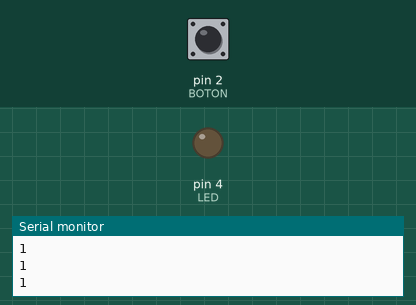
Recording of a sketch running on a simulated Arduino Uno, built with avr-gcc and run on an emulated ATmega328P. On the bench: output pins drawn as LEDs (lit = HIGH), the last lines printed to the serial monitor. The test bench sets the inputs (shaded band); at power-on: pin 2 (BOTON) HIGH.

Above: at 3.2 s.
3.3 s: pin 2 (BOTON) pulled LOW for 0.25 s
At 3.5 s:
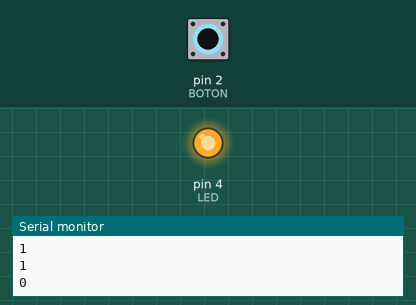
5.1 s: pin 2 (BOTON) pulled LOW for 3.2 s
At 8.7 s:
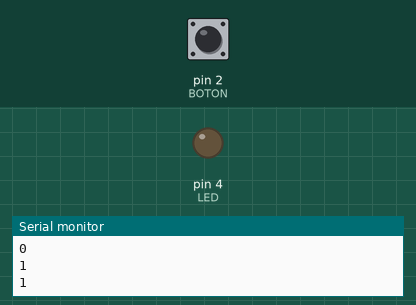
Timing chart, 0 to 10.2 s (numbered marks = the images above; inputs shaded):
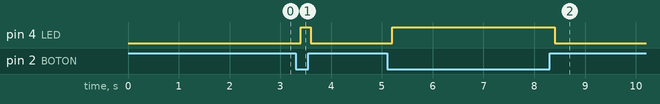

The sketch:

boton-led.ino.ino
```cpp
/*
 * ENCENDER UN LED Y PRENDER UN BOTÓN
 * Por: Armida González
 * Fecha: 18 de abril de 2022
 *
 * Este programa prende un led cuando se presiona un botón
 */


// Bibliotecas

// Constantes
const int BOTON = 2;
const int LED = 4;

// Variables
int dato;

// Definición de objetos

// Condiciones iniciales - Se ejecuta sólo una vez al energizar
void setup() {// Inicio de void setup ()
  // Aquí va tu código
  Serial.begin (115200);
  Serial.println ("Inicio");
  pinMode (BOTON, INPUT_PULLUP);//Configurar el pin del boton como entrada //INPUT, OUTPUT
  pinMode (LED, OUTPUT); // Configurar el pin del led como salida de voltaje
  //digitalWrite (LED, LOW);// Empieza con el led Apagado //1, true, HIGH, 0, false, LOW

  delay (2000);
}// Fin de void setup

// Cuerpo del programa - Se ejecuta constamente
void loop() {// Inicio de void loop
  // put your main code here, to run repeatedly:
  dato = digitalRead (BOTON); //Leer el pin del boton
  digitalWrite (LED, !dato); //Prender o apagar el led
  Serial.println (dato);
  delay (200);

}// Fin de void loop

// Funciones del usuario
```

Measured:
- after the input at 3.3 s, pin 4 (LED): LOW → HIGH after 0.10 s, → LOW 0.20 s later
- after the input at 5.1 s, pin 4 (LED): LOW → HIGH after 0.10 s, → LOW 3.2 s later
